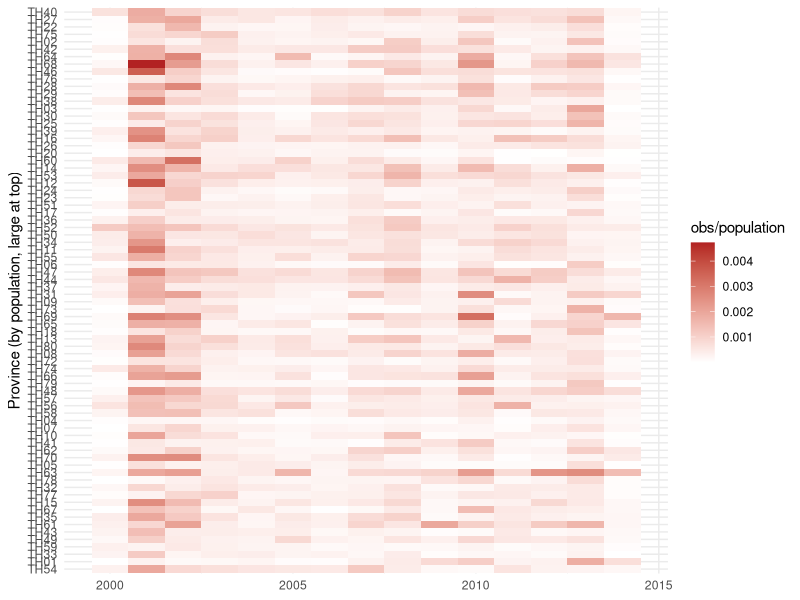

Here is the R script that generated this plot: (Note: this script raises an error after producing the figure.)
## ---- chunk 1
knitr::opts_chunk$set(echo = TRUE, warning=FALSE, message=FALSE)
library(ggplot2)
library(dplyr)
library(tidyr)
theme_set(theme_minimal())
## ---- chunk 2
dat <- read.csv("dengue-data.csv")
train_dat <- filter(dat, year<2013) ## all but 2013 and 2014
test_dat <- filter(dat, year>=2013)
str(train_dat)
## ---- chunk 3
ggplot(dat, aes(x=year, y=reorder(pid, population), fill=obs/population)) + geom_tile() + 
    scale_fill_gradient(low="grey100", high="firebrick") + 
    ylab("Province (by population, large at top)") + xlab(NULL) 
## ---- chunk 4
disp_dat <- train_dat %>% 
    group_by(pid) %>%
    summarize(
        avg_inc_rate = mean(obs),
        var_inc_rate = var(obs),
        var_over_avg = var_inc_rate/avg_inc_rate
    )
quantile(disp_dat$var_over_avg)
## ---- chunk 5
library(mgcv)
fmla <- formula("obs ~ offset(log(population)) + 
                s(pid, bs = 're') +
                s(pre_season_rate, k = 3, m=2, bs = 'cr') +
                s(Jan_temp_grid, k = 3, m=2, bs = 'cr') +
                s(last_high_rate, k = 3, m=2, bs = 'cr')")
mod_nb <- gam(fmla, data = train_dat, family = nb())
summary(mod_nb)
## ---- chunk 6
par(mfrow=c(2,2))
plot(mod_nb)
## ---- chunk 7
mod_ref <- gam(obs ~ offset(log(population))+1, data = train_dat, family = nb)
mod_randint <- gam(obs ~ offset(log(population)) + s(pid, bs = 're'), data = train_dat, family = nb)
anova(mod_ref, mod_randint, mod_nb)
## ---- chunk 8
mod_pois <- gam(fmla, data = train_dat, family = poisson)
par(mfrow=c(2,2))
plot(mod_pois)
## ---- chunk 9
#' Prediction intervals for negative binomial GAM regression
#' Randomly samples the multivariate normal distribution of the coefficient parameters and draws from a negative binomial distribution to create prediction intervals for a GAM spline of the negative binomial family.
#'
#'
#' @param train_fit gam object from mgcv's gam(), conducted with family = nb()
#' @param test_dat data to make predictions on
#' @param coef_perms number of normally distributed coefficient permutations
#' @param nb_draws number of draws from a negative binomial for each coefficient permutation
pred_dist <- function(train_fit,
                      test_dat,
                      coef_perms,
                      nb_draws){
    require(mgcv)
    if(missing(nb_draws))
        nb_draws <- coef_perms
    ## get the mean and covariance matrix for predictions on the testing data
    test_preds <- predict(train_fit, test_dat, type = "lpmatrix")
    ## replicate parameter vectors
    rep_params <- rmvn(coef_perms,coef(train_fit),train_fit$Vp)
    pred_count <- matrix(0, nrow=nrow(test_dat), ncol=coef_perms)
    ## replicate predictions for each set of parameters
    for (i in 1:coef_perms) {
        rep_preds <- test_preds %*% rep_params[i,]
        pred_count[,i] <- exp(rep_preds)*test_dat$population
    }
    ## find the dispersion parameter for the negative binomial
    r <- train_fit$family$getTheta(trans=TRUE)
    ## sample from the negative binomial distribution
    all_preds <- matrix(rnbinom(nrow(pred_count)*coef_perms*nb_draws,
                                mu=as.vector(pred_count), size=r),
                        nrow=nrow(test_dat)) %>%
        as.data.frame()
    return(all_preds)
}
preds <- pred_dist(train_fit=mod_nb,
    test_dat=test_dat,
    coef_perms=100,
    nb_draws=10)

test_dat$point_est <- apply(preds, MAR=1, FUN=median)
test_dat$ci_80_lb <- apply(preds, MAR=1, FUN=function(x) quantile(x, .1))
test_dat$ci_80_ub <- apply(preds, MAR=1, FUN=function(x) quantile(x, .9))
test_dat$pid <- reorder(test_dat$pid, test_dat$population)

# prediction_dat <- data_frame(year = test_dat$year,
#     pid = test_dat$pid,
#     obs_counts = test_dat$obs) %>%
#     bind_cols(preds) %>%
#     gather("sim", "pred_counts", starts_with("V")) %>%
#     filter(!is.na(pred_counts))

ggplot(test_dat, aes(x=pid)) + 
    geom_segment(aes(xend=pid, y=ci_80_lb, yend=ci_80_ub), alpha=.5, size=1) +
    geom_point(aes(y=point_est)) + 
    geom_point(aes(y=obs), color="red", shape="x") +
    scale_y_log10() + ylab("incidence") +
    xlab("province (by population size)") + scale_x_discrete(label=NULL) +
    theme(panel.grid.major.x = element_blank(), panel.grid.minor.x = element_blank()) +
    facet_grid(.~year)

## ---- chunk 10
test_dat$coverage <- with(test_dat, (obs >= ci_80_lb) & (obs <= ci_80_ub))
sum(test_dat$coverage)/nrow(test_dat)
